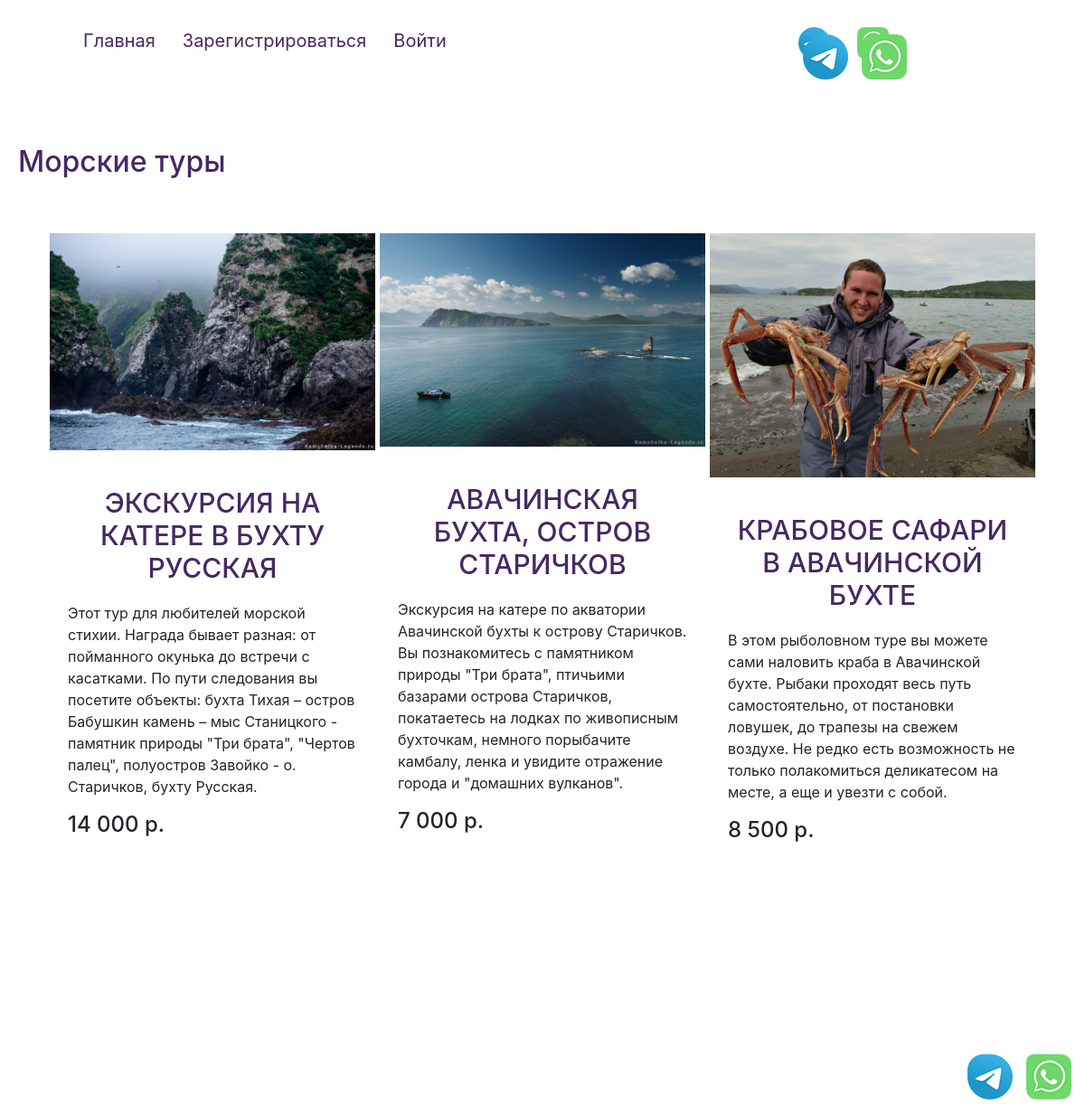
/more/, run on the app's committed database.
### kam/models.py (models this page shows, shortened)
class More(models.Model):
    title = models.CharField(max_length=300)
    description = models.CharField(max_length=300)
    image = models.ImageField(upload_to='kam/image/')
    price = models.CharField(max_length=300)

### kam/views.py (the view)
# urls.py: path('more/', views.more, name='more'),
def more(request):
    more = More.objects.all()
    return render(request, 'kam/more.html', {'more': more})

### kam/templates/kam/more.html
{% extends 'kam/base.html' %}
{% block content %}
<h2>Морские туры</h2>
<div class="block">
    {% for mor in more %}
    <div class="element">
        <div>
            <img src="{{ mor.image.url }}" alt="">
        </div>
        <div class="text">
            <h2><a href="" target="_blank"> {{ mor.title }}</a></h2>
            <p>{{ mor.description }}</p>
            <h4>{{ mor.price }}</h4>
        </div>
    </div>
    {% endfor %}
</div>
{% endblock %}

### kam/static/css/style.css (style rules this page uses)
body { background-image: url(https://cs11.pikabu.ru/post_img/big/2020/07/28/2/1595896862195370102.jpg); background-size: cover; background-repeat: no-repeat; background-attachment: fixed; background-position: center; padding: 0; margin: 0; }
.block { display: flex; flex-wrap: wrap; justify-content: space-evenly; margin: 40px 30px 150px; }
.text { width: 360px; padding: 20px; box-sizing: border-box; }
.element, .count { background: #FFF; margin: 20px 0; }
.block img { max-width: 360px; }
.img + h2, .text h2 { text-align: center; margin: 20px 0; font-size: 30px; }
h2 { color:rgb(70, 40, 99); }
.text a { color: rgb(70, 40, 99); }

### data on the page
More: image (picture), title "ЭКСКУРСИЯ НА КАТЕРЕ В БУХТУ РУССКАЯ", description "Этот тур для любителей морской стихии. Награда бывает разная: от пойманного окунька до встречи с касатками. По пути следования вы посетите объекты: бухта Тихая – остров Бабушкин камень – мыс Станицкого - памятник природы \"Три брата\", \"Чертов палец\", полуостров Завойко - о. Старичков, бухту Русская.", price "14 000 р."
More: image (picture), title "АВАЧИНСКАЯ БУХТА, ОСТРОВ СТАРИЧКОВ", description "Экскурсия на катере по акватории Авачинской бухты к острову Старичков. Вы познакомитесь с памятником природы \"Три брата\", птичьими базарами острова Старичков, покатаетесь на лодках по живописным бухточкам, немного порыбачите камбалу, ленка и увидите отражение города и \"домашних вулканов\".", price "7 000 р."
More: image (picture), title "КРАБОВОЕ САФАРИ В АВАЧИНСКОЙ БУХТЕ", description "В этом рыболовном туре вы можете сами наловить краба в Авачинской бухте. Рыбаки проходят весь путь самостоятельно, от постановки ловушек, до трапезы на свежем воздухе. Не редко есть возможность не только полакомиться деликатесом на месте, а еще и увезти с собой.", price "8 500 р."
